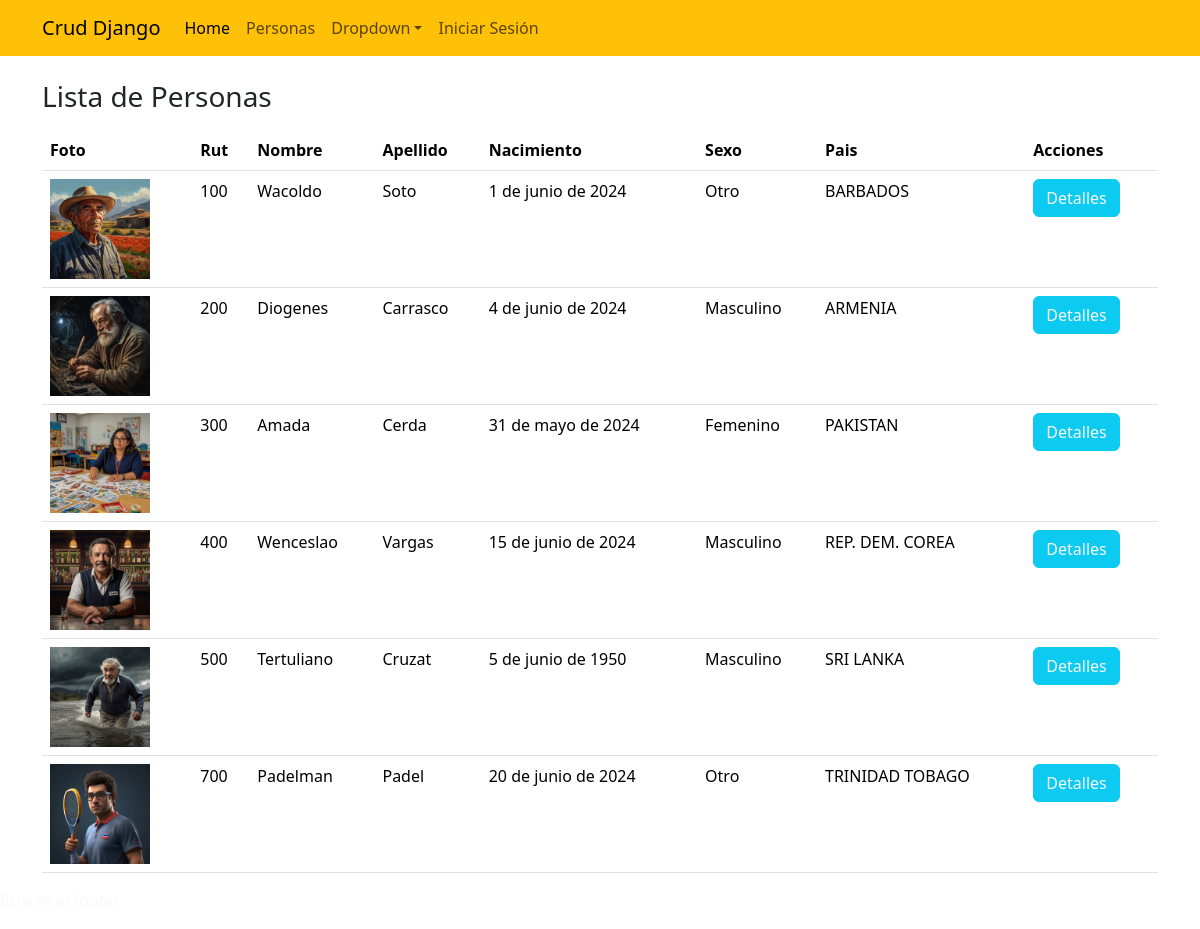
The app's page /personas/, older data.
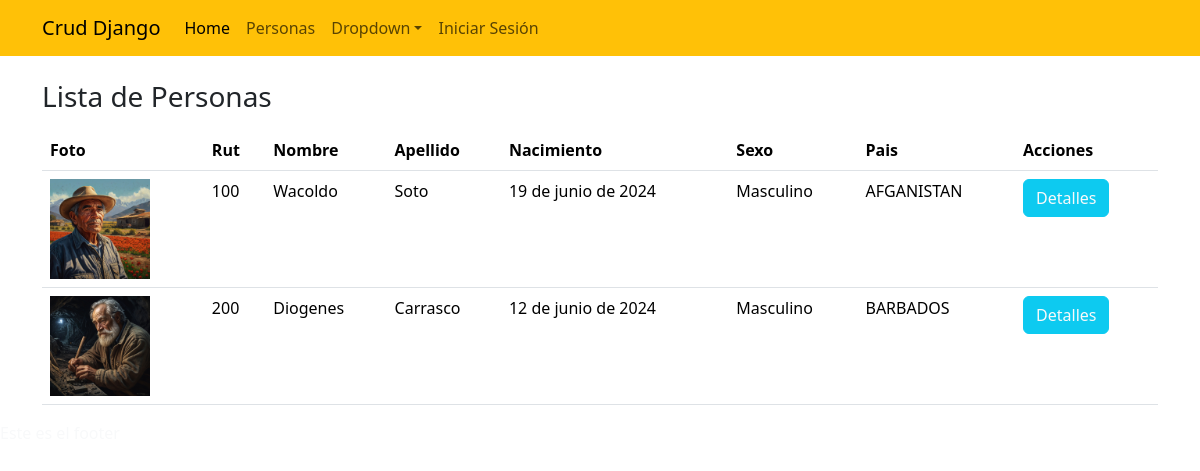
The same page, newer data.
### app_orm/models.py (models this page shows, shortened)
class Persona(models.Model):
    rut=models.CharField(max_length=10, primary_key=True, null=False)
    nombre=models.CharField(max_length=50, null=False)
    apellido=models.CharField(max_length=50, null=False)
    foto=models.ImageField("Imagen",upload_to='personas',null=True)
    f_nacto=models.DateField("Fecha de Nacimiento")
    sexo=models.CharField(max_length=10, default='Otro', choices=TIPO_SEXO)
    pais=models.CharField(max_length=50, choices=LISTA_PAISES, default='CL')

### app_orm/views.py (the view)
# urls.py: path('personas/',personas,name='personas'),
def personas(request):
    personas=Persona.objects.all()
    usuario=request.user
    print("PERMISOS********",usuario.get_all_permissions())
    agregar=usuario.has_perm('app_orm.add_persona')
    print(agregar)
    datos={
        "personas":personas,
        "agregar":agregar
    }
    return render(request,'app_orm/personas.html',datos)

### app_orm/templates/app_orm/personas.html (shortened to what this page needs)
{% extends "app_orm/base.html" %}
{% load static %}
{% block contenido %}
<div class="container mt-4">
    <h3>Lista de Personas</h3>
    <div class="mt-3">
        <table class="table table-hover">
            <thead>
                <tr>
                    <th>Foto</th>
                    <th>Rut</th>
                    <th>Nombre</th>
                    <th>Apellido</th>
                    <th>Nacimiento</th>
                    <th>Sexo</th>
                    <th>Pais</th>
                    <th>Acciones</th>
                </tr>
            </thead>
            <tbody>
                {% for p in personas %}
                <tr>
                    <td><img src="{{p.foto.url}}" alt="foto" height="100"></td>
                    <td>{{p.rut}}</td>
                    <td>{{p.nombre}}</td>
                    <td>{{p.apellido}}</td>
                    <td>{{p.f_nacto}}</td>
                    <td>{{p.sexo}}</td>
                    <td>{{p.pais}}</td>
                    <td><a href="{% url "detallepersona" p.rut %}" role="button" class="btn btn-info text-light">Detalles</a></td>
                </tr>
                {% endfor %}
            </tbody>
        </table>
    </div>
</div>
{% endblock contenido %}

### app_orm/templates/app_orm/base.html (shortened to what this page needs)
{% load static %}
<!DOCTYPE html>
<html lang="es">
<head>
    <link href="https://cdn.jsdelivr.net/npm/bootstrap@5.3.3/dist/css/bootstrap.min.css" rel="stylesheet">
</head>
<body>
    <nav class="navbar navbar-expand-sm navbar-light bg-warning">
        <div class="container">
            <a class="navbar-brand" href="#">Crud Django</a>
            <div class="collapse navbar-collapse" id="collapsibleNavId">
                <ul class="navbar-nav me-auto mt-2 mt-lg-0">
                    <li class="nav-item">
                        <a class="nav-link active" href="{% url "index" %}" aria-current="page">Home
                            <span class="visually-hidden">(current)</span></a>
                    </li>
                    <li class="nav-item">
                        <a class="nav-link" href="{% url "personas" %}">Personas</a>
                    </li>
                    <li class="nav-item dropdown">
                        <a class="nav-link dropdown-toggle" href="#" id="dropdownId" data-bs-toggle="dropdown"
                            aria-haspopup="true" aria-expanded="false">Dropdown</a>
                    </li>
                    {% if user.is_authenticated %}
                        <li class="nav-item">
                            <a class="nav-link text-light" href=""> Hola {{user.username}}  |</a>
                        </li>
                        <li class="nav-item">
                            <a class="nav-link text-light" href="{% url "salir" %}">Cerrar Sesión</a>
                        </li>
                    {% else %}
                        <li class="nav-item">
                            <a class="nav-link" href="{% url "login" %}">Iniciar Sesión</a>
                        </li>
                    {% endif %}
                </ul>
            </div>
        </div>
    </nav>
    {% block contenido %}
    {% endblock contenido %}
    <footer>
        <div class="bg-gray text-light">
            <p>Este es el footer</p>
        </div>
    </footer>
</body>
</html>

Row changes from the older to the newer data that the page shows:
removed Persona: foto (picture), rut "300", nombre "Amada", apellido "Cerda", f_nacto "31 de mayo de 2024", sexo "Femenino", pais "PAKISTAN"
removed Persona: foto (picture), rut "400", nombre "Wenceslao", apellido "Vargas", f_nacto "15 de junio de 2024", sexo "Masculino", pais "REP. DEM. COREA"
removed Persona: foto (picture), rut "500", nombre "Tertuliano", apellido "Cruzat", f_nacto "5 de junio de 1950", sexo "Masculino", pais "SRI LANKA"
removed Persona: foto (picture), rut "700", nombre "Padelman", apellido "Padel", f_nacto "20 de junio de 2024", sexo "Otro", pais "TRINIDAD TOBAGO"
changed Persona "Wacoldo": f_nacto "1 de junio de 2024" → "19 de junio de 2024"; sexo "Otro" → "Masculino"; pais "BARBADOS" → "AFGANISTAN"
changed Persona "Diogenes": f_nacto "4 de junio de 2024" → "12 de junio de 2024"; pais "ARMENIA" → "BARBADOS"
